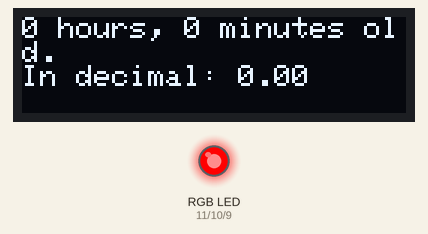
The sketch below on a simulated Arduino Uno, built with avr-gcc and run on an emulated ATmega328P. Shown: 128×32 one-colour display, an RGB LED mixed from three pins (HIGH = lit).

Above: at 1.1 s.
At 18.4 s:
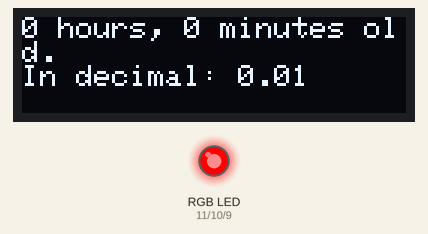
At 60.2 s:
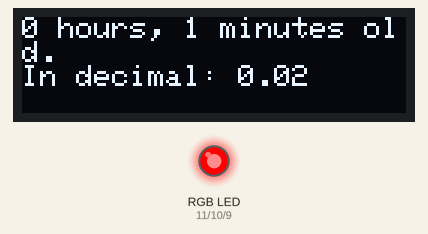
At 126.4 s:
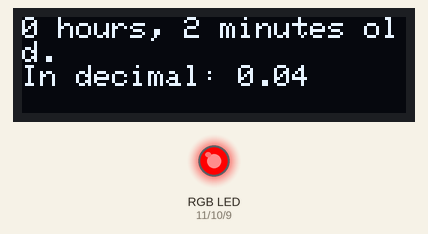
Timing chart, 0 to 127.9 s (numbered marks = the images above):
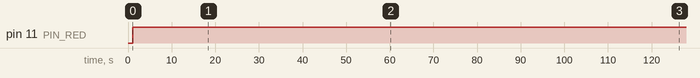

The sketch:

coffeemonitor.ino
```cpp
#include "config.h"
#include "Adafruit_SSD1306.h"
//#include <Math>

unsigned long elapsed_time;
unsigned long old_elapsed_time;

unsigned long hours;
int minutes;
float decimal_hours;

float red_value;
float green_value;
float blue_value;

float sum_of_parts;

Adafruit_SSD1306 display(3);

void setup() {
  // put your setup code here, to run once:
  Serial.begin(9600);

  elapsed_time = 0;
  old_elapsed_time = 0;
  hours = 0;
  minutes = 0;

  decimal_hours = 0;

  #ifdef USE_RGB_INDICATOR
    pinMode(PIN_RED, OUTPUT);
    pinMode(PIN_GREEN, OUTPUT);
    pinMode(PIN_BLUE, OUTPUT);
  #endif

  #ifdef USE_OLED_INDICATOR

  #endif
  #ifdef DEBUG
  Serial.println("Hello, world!");
  #endif

  display.begin(SSD1306_SWITCHCAPVCC, 0x3C);  // initialize with the I2C addr 0x3C (for the 128x32)
  display.clearDisplay();
  display.setTextSize(1);
  display.setTextColor(WHITE);

}

void loop() {
  #ifdef DEMO
    testScreen();
    testRGB();
  #else
    elapsed_time = millis();

    hours = (elapsed_time / 3600000 );
    minutes = (elapsed_time/(60000)%60);

    decimal_hours = (elapsed_time / 3600000.0 );
    //decimal_hours = (elapsed_time / 7200.0 );

    if(elapsed_time - old_elapsed_time > (UPDATE_FREQ * 1000)){
    #ifdef USE_RGB_INDICATOR
      updateRGB();
    #endif
    #ifdef USE_OLED_INDICATOR
      updateOLED();
    #endif
      old_elapsed_time = elapsed_time;
    }
  #endif
  delay(500);

}

void updateRGB(){

  #ifdef DEBUG
  //float time_in_hours = (elapsed_time / 3600000);
  Serial.println(String("Time in hours: " + String(decimal_hours)));
  #endif

  if(decimal_hours < 8){
    red_value = (1 - (.2 * decimal_hours));
    green_value = (.25 * (1 - (.6 * abs(decimal_hours - 5.0))));
    blue_value = .25*(decimal_hours - 5.0);

    normalizeAndDisplay();
  }
  else
  {
    setColor(0,0,0);
  }


}

void normalizeAndDisplay(){
  if(red_value < 0)
    red_value = 0;
  if(red_value > 1)
    red_value = 1;

  if(green_value < 0)
    green_value = 0;
  if(green_value > 1)
    green_value = 1;

  if(blue_value < 0)
    blue_value = 0;
  if(blue_value > 1)
    blue_value = 1;

  sum_of_parts = red_value + green_value + blue_value;

  setColor(
    255 * (red_value/sum_of_parts),
    255 * (blue_value/sum_of_parts),
    255 * (green_value/sum_of_parts)
    );


}

void setColor(int red, int blue, int green){
  analogWrite(PIN_RED, red);
  analogWrite(PIN_BLUE, blue);
  analogWrite(PIN_GREEN, green);
}

void testRGB(){
    #ifdef DEMO
  switch((millis() /1000)%4 ){
    case 0:
      setColor(0,0,0);
      Serial.println("off");
      break;

    case 1:
      setColor(255,0,0);
      Serial.println("red");
      break;

    case 2:
      setColor(0,255,0);
      Serial.println("blue");
      break;

    case 3:
      setColor(0,0,255);
      Serial.println("green");
      break;

  }
  #endif
}

void updateOLED(){
  #ifdef DEBUG
  //Serial.println("Updating OLED");
  Serial.println("Elapsed Time: " + String(elapsed_time));
  Serial.println("Millis: " + String(millis()));

  Serial.println("Seconds: " + String( (elapsed_time/(1000)%60) ));
  Serial.println("Minutes: " + String( ((elapsed_time/60000)%60) ));
  Serial.println("Hours:   " + String(  (elapsed_time / 3600000 ) ));

  #endif

  //unsigned long hours = (elapsed_time / 3600000 );
  //int minutes = (elapsed_time/(60000)%60);

  if(hours < 8){
    String hour_string = String(hours);
    String minute_string = String(minutes);

    //Serial.println(String(hour_string + " hours, " + minute_string + " minutes old."));

    String formatted = String(hour_string + " hours, " + minute_string + " minutes old.");
    display.clearDisplay();
    display.setCursor(0,0);
    display.println(formatted);
    display.println(String("In decimal: " + String(decimal_hours)));
    display.display();
  }
  else
  {
    display.clearDisplay();
  }
}

void testScreen(){
    // put your main code here, to run repeatedly:
  display.setTextSize(1);
  display.setTextColor(WHITE);
  display.setCursor(0,0);
  display.println("Hello, world!");
  display.display();
  delay(2000);

  display.setTextColor(BLACK, WHITE); // 'inverted' text
  display.println(3.141592);
  display.setTextSize(2);
  display.setTextColor(WHITE);
  display.display();
  delay(2000);

  display.print("0x"); display.println(0xDEADBEEF, HEX);
  display.display();
  delay(2000);
  display.clearDisplay();
}
```

config.h
```cpp
//#define DEBUG

#define USE_RGB_INDICATOR
#ifdef USE_RGB_INDICATOR
  #define PIN_BLUE	9
  #define PIN_GREEN	10
  #define PIN_RED	11
#endif //USE_RGB_INDICATOR

#define UPDATE_FREQ 1

#define USE_OLED_INDICATOR
#ifdef USE_OLED_INDICATOR
//may depend on individual screen. Use an I2C scanner to determine your address.
	#define I2C_ADDRESS 0x3C
#endif

//started at 9:46
```

Measured:
- by itself, pin 11 (PIN_RED): LOW → HIGH at 1.0 s
- what the display in image 0 shows lasts 17.4 s, from 1.0 s to 18.4 s
- what the display in image 1 shows lasts 36.6 s, from 18.4 s to 55.0 s
- what the display in image 2 shows lasts 30.6 s, from 60.1 s to 90.7 s
